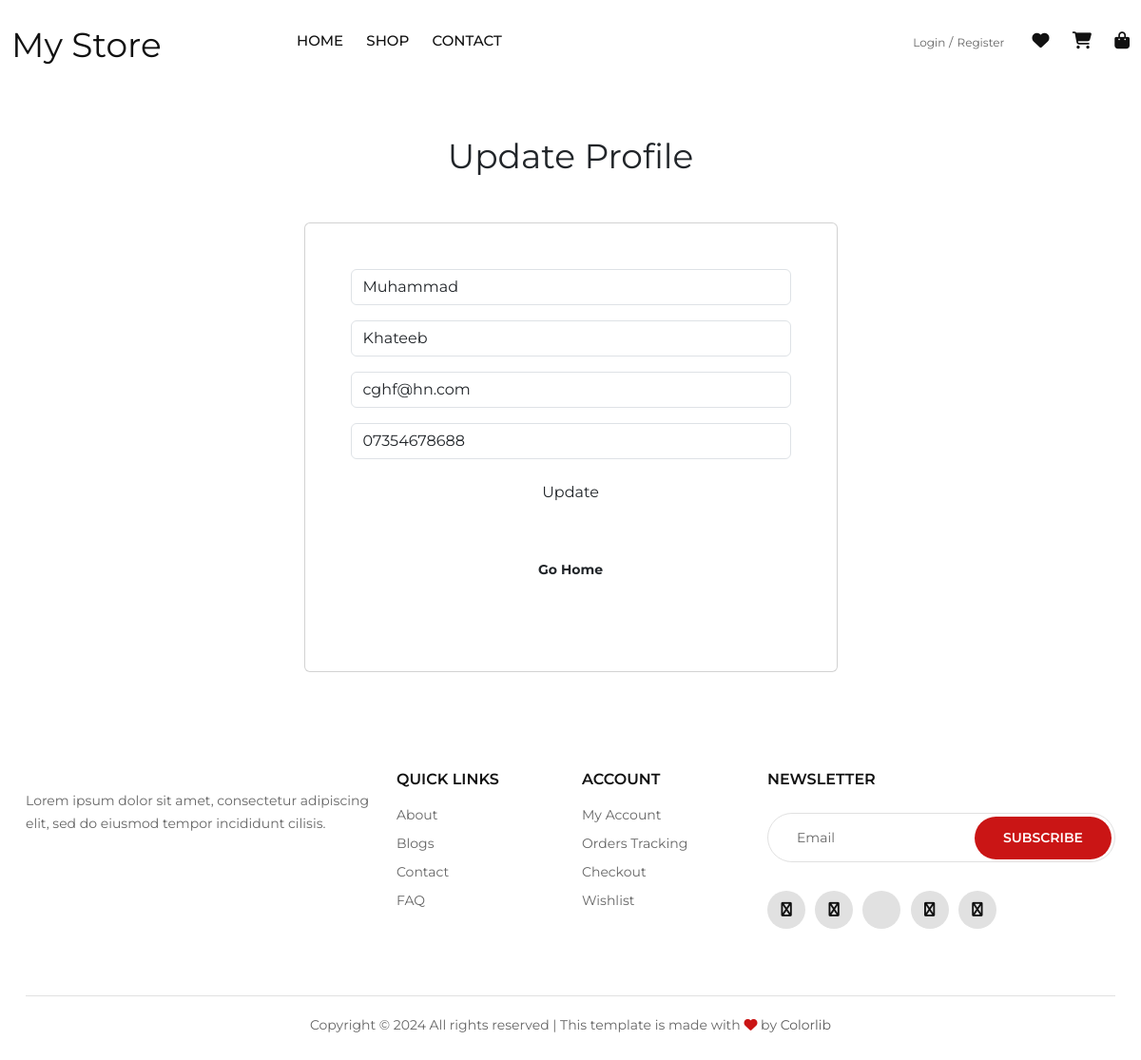
Screenshot of /update-profile.php?id=5 with the database file from the repository.
### tables this page shows
CREATE TABLE `users` (
  `id` int(11) NOT NULL,
  `f_name` varchar(255) NOT NULL,
  `l_name` varchar(255) NOT NULL,
  `email` varchar(100) NOT NULL,
  `number` varchar(11) NOT NULL,
  `role` varchar(11) NOT NULL,
  `password` varchar(255) NOT NULL
);

### update-profile.php (the view, shortened to what this page needs)
<?php
include './db.php';
$id = $_GET['id'];
$sql = "SELECT * FROM `users` WHERE `id` = '$id'";
$sqlResult = $conn -> query($sql);
$user = $sqlResult -> fetch_assoc();
?>
<?php include 'includes/header.php' ?>
<div class="container">
    <div class="row">
      <div class="col-md-6 offset-md-3">
        <h2 class="text-center text-dark mt-5">Update Profile</h2>
        <div class="card my-5">
          <form class="card-body cardbody-color p-lg-5" action = "update-profile-check.php" method = "POST">
            <div class="mb-3">
              <input type="text" class="form-control" id="fname" name = "f_name" aria-describedby="emailHelp"
                placeholder="First Name" value="<?php echo $user['f_name']?>">
            </div>
            <div class="mb-3">
              <input type="text" class="form-control" id="lname" name = "l_name" aria-describedby="emailHelp"
                placeholder="Last Name" value="<?php echo $user['l_name']?>">
            </div>
            <div class="mb-3">
              <input type="email" class="form-control" id="email" name = "email" aria-describedby="emailHelp"
                placeholder="Email" value="<?php echo $user['email']?>">
            </div>
            <div class="mb-3">
              <input type="text" class="form-control" id="number" name = "number" aria-describedby="emailHelp"
                placeholder="Number" value="<?php echo $user['number']?>"">
            </div>
            <div class="text-center"><button type="submit" class="btn btn-color px-5 mb-5 w-100">Update</button></div>
            <div id="emailHelp" class="form-text text-center mb-5 text-dark"><a href="./index.php" class="text-dark fw-bold">Go Home</a>
            </div>
          </form>
        </div>
      </div>
    </div>
  </div>
<?php include 'includes/footer.php' ?>

### css/style.css (style rules this page uses)
html, body { height: 100%; font-family: "Montserrat", sans-serif; -webkit-font-smoothing: antialiased; }
h1, h2, h3, h4, h5, h6 { margin: 0; color: #111111; font-weight: 400; font-family: "Montserrat", sans-serif; }
h2 { font-size: 36px; }
@media only screen and (min-width: 1200px) { .container { max-width: 1170px; } }
a { text-decoration: none; }

### rows the page displays
users: f_name "Muhammad", l_name "Khateeb", email "cghf@hn.com", number "07354678688"
